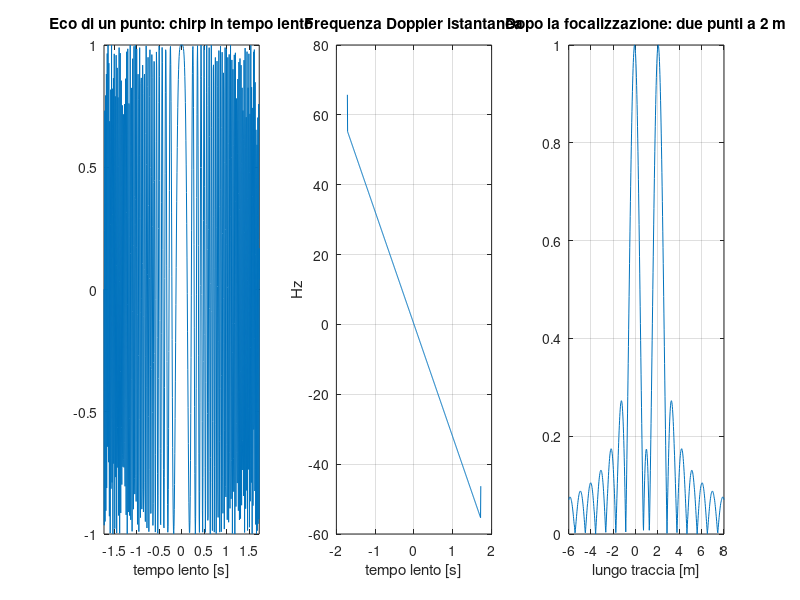

MATLAB code for this plot:
%% SAR: chirp in azimut e focalizzazione. La risoluzione lungo traccia vale circa d_a/2
% Scenario avionico in banda X: lambda = 3.1 cm, antenna d_a = 1.8 m, R = 20 km.
clear; close all; clc;
lam = 0.031; da = 1.8; Ry = 20e3; v = 100;
Ds = lam*Ry/da;                 % impronta in azimut (apertura sintetica)
Tobs = Ds/v;                    % tempo di osservazione di un punto
Bd = 2*v/da;                    % banda Doppler
PRF = 1.5*Bd;                   % sopra il minimo 2v/d_a
fprintf('Impronta reale: %.0f m, Tobs = %.2f s, banda Doppler = %.1f Hz, PRF = %.1f Hz\n', Ds, Tobs, Bd, PRF);
fprintf('Pendenza del chirp: %.2f Hz/s, prodotto tempo-banda = %.0f\n', 2*v^2/(lam*Ry), Bd*Tobs);

ta = -2*Tobs : 1/PRF : 2*Tobs;  % tempo lento
x = v*ta;                       % posizione della piattaforma
% eco di un punto in x0: fase -4 pi R(t)/lambda, visibile solo dentro il fascio
echo = @(x0) exp(-1j*4*pi/lam*(sqrt(Ry^2 + (x-x0).^2) - Ry)) .* (abs(x-x0) <= Ds/2);

ref = echo(0);
sig = echo(0) + echo(2);        % due punti distanti 2 m lungo traccia

% Filtro adattato al punto in x0 = correlazione con l'eco atteso.
% Il passo tra impulsi è v/PRF = 0.6 m: si valuta l'uscita su una griglia più fitta.
xf = -6:0.02:8;
foc = zeros(size(xf)); single = zeros(size(xf));
for i = 1:numel(xf)
    e = echo(xf(i));
    foc(i) = abs(sum(conj(e).*sig));
    single(i) = abs(sum(conj(e).*ref));
end
foc = foc/max(foc); single = single/max(single);
in3 = xf(single > 1/sqrt(2));
fprintf('Risoluzione reale (senza SAR): %.0f m\n', Ds);
fprintf('Risoluzione focalizzata (-3 dB): %.2f m; teoria 0.886*d_a/2 = %.2f m (ordine d_a/2 = %.2f m)\n', ...
    max(in3) - min(in3), 0.886*da/2, da/2);

figure;
subplot(1,3,1); plot(ta, real(ref)); xlim([-Tobs/2 Tobs/2]);
title('Eco di un punto: chirp in tempo lento'); xlabel('tempo lento [s]');
fi = gradient(unwrap(angle(ref)))*PRF/(2*pi); m = abs(ta) < Tobs/2;
subplot(1,3,2); plot(ta(m), fi(m)); grid on;
title('Frequenza Doppler istantanea'); xlabel('tempo lento [s]'); ylabel('Hz');
subplot(1,3,3); plot(xf, foc); grid on;
title('Dopo la focalizzazione: due punti a 2 m'); xlabel('lungo traccia [m]');
